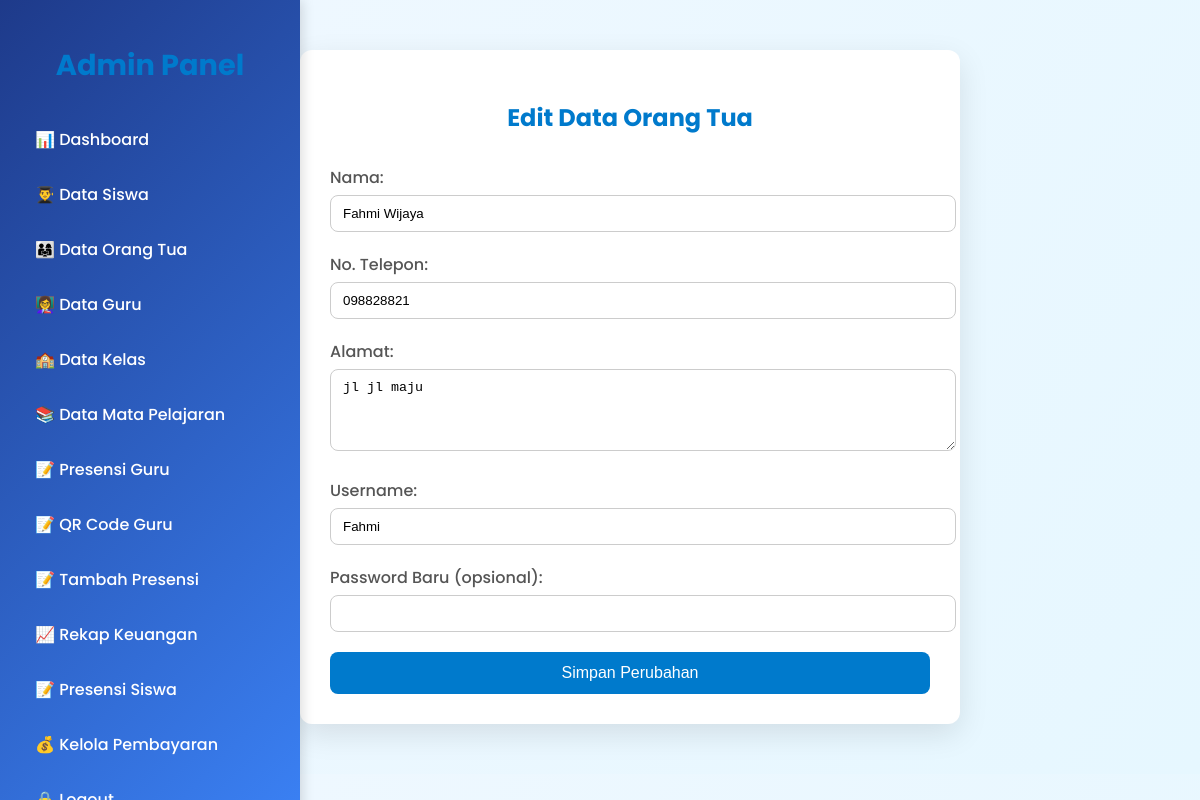
Page /absen/orangtua/edit/1/ on the committed database.
### rumahbelajar/models.py (models this page shows, shortened)
class OrangTua(models.Model):
    user = models.OneToOneField(User, on_delete=models.CASCADE, related_name='rumahbelajar_orangtua')
    nama = models.CharField(max_length=100)
    alamat = models.TextField()
    no_telp = models.CharField(max_length=15)

### rumahbelajar/views.py (the view, shortened to what this page needs)
# urls.py: path('orangtua/edit/<int:id>/', views.edit_orang_tua, name='edit_orang_tua'),
def edit_orang_tua(request, id):
    from rumahbelajar.models import OrangTua
    orang_tua = get_object_or_404(OrangTua, id=id)
    user = orang_tua.user  # akses user yang terhubung
    return render(request, 'admin/edit_orang_tua.html', {
        'orang_tua': orang_tua,
        'user': orang_tua.user
    })

### rumahbelajar/templates/admin/edit_orang_tua.html (shortened to what this page needs)
<!DOCTYPE html>
<html lang="id">
<head>
    <link href="https://unpkg.com/aos@2.3.1/dist/aos.css" rel="stylesheet">
</head>
<body>
    <nav class="sidebar">
        <h2>Admin Panel</h2>
        <ul>
            <li><a href="{% url 'rumahbelajar:dashboard_admin' %}">📊 Dashboard</a></li>
            <li><a href="{% url 'rumahbelajar:data_siswa' %}">👨‍🎓 Data Siswa</a></li>
            <li><a href="{% url 'rumahbelajar:data_orang_tua' %}">👨‍👩‍👧 Data Orang Tua</a></li>
            <li><a href="{% url 'rumahbelajar:data_guru_admin' %}">👩‍🏫 Data Guru</a></li>
            <li><a href="{% url 'rumahbelajar:kelas' %}">🏫 Data Kelas</a></li>
            <li><a href="{% url 'rumahbelajar:mata_pelajaran_admin' %}">📚 Data Mata Pelajaran</a></li>
            <li><a href="{% url 'rumahbelajar:presensi_guru_admin' %}">📝 Presensi Guru</a></li>
            <li><a href="{% url 'rumahbelajar:generate_admin_qrcode' %}">📝 QR Code Guru</a></li>
            <li><a href="{% url 'rumahbelajar:tambah_presensi' %}">📝 Tambah Presensi</a></li>
            <li><a href="{% url 'keuangan:rekap_keuangan' %}">📈 Rekap Keuangan</a></li>
            <li><a href="{% url 'rumahbelajar:presensi_siswa_admin' %}">📝 Presensi Siswa</a></li>
            <li><a href="{% url 'keuangan:kelola_pembayaran' %}">💰 Kelola Pembayaran</a></li>
            <li><a href="{% url 'rumahbelajar:login' %}">🔒 Logout</a></li>
        </ul>
    </nav>
    <div class="container" data-aos="fade-up">
        <h2>Edit Data Orang Tua</h2>
        <form method="POST">
            <label for="nama">Nama:</label>
            <input type="text" name="nama" id="nama" value="{{ orang_tua.nama }}" required>
            <label for="no_telp">No. Telepon:</label>
            <input type="text" name="no_telp" id="no_telp" value="{{ orang_tua.no_telp }}" required>
            <label for="alamat">Alamat:</label>
            <textarea name="alamat" id="alamat" rows="4" required>{{ orang_tua.alamat }}</textarea>
            <label for="username">Username:</label>
            <input type="text" name="username" id="username" value="{{ orang_tua.user.username }}">
            <label for="password">Password Baru (opsional):</label>
            <input type="password" name="password" id="password">
            <button type="submit">Simpan Perubahan</button>
        </form>
    </div>
</body>
</html>

### rumahbelajar/templates/admin/edit_orang_tua.html (style rules this page uses)
body { font-family: 'Poppins', sans-serif; background: linear-gradient(120deg, #f0f8ff, #e6f7ff); color: #333; margin: 0; padding: 0; }
nav.sidebar { width: 260px; background: linear-gradient(135deg, #1e3a8a, #3b82f6); color: white; padding: 20px; position: fixed; height: 100%; box-shadow: 2px 0 12px rgba(0, 0, 0, 0.15); transition: transform 0.3s ease; overflow-y: auto; top: 0; left: 0; z-index: 999; }
.sidebar h2 { font-size: 1.8rem; text-align: center; margin-bottom: 30px; }
.sidebar ul { list-style: none; padding: 0; }
.sidebar a { color: white; text-decoration: none; padding: 10px 15px; display: block; border-radius: 10px; transition: all 0.3s ease-in-out; font-weight: 500; margin-bottom: 10px; }
.container { max-width: 600px; margin: 50px auto; background: #ffffff; padding: 30px; border-radius: 12px; box-shadow: 0 10px 30px rgba(0,0,0,0.1); margin-left: 300px; }
h2 { text-align: center; color: #007acc; margin-bottom: 30px; }
label { display: block; margin-bottom: 5px; color: #555; font-weight: 500; }
input[type="text"], input[type="password"], textarea { width: 100%; padding: 10px 12px; margin-bottom: 20px; border: 1px solid #ccc; border-radius: 8px; transition: border 0.3s ease; }
button { width: 100%; padding: 12px; background-color: #007acc; color: white; border: none; border-radius: 8px; font-size: 16px; cursor: pointer; transition: background 0.3s ease; }

### rows in the picture
OrangTua: nama "Fahmi Wijaya", no_telp "098828821", alamat "jl jl maju", username "Fahmi"
